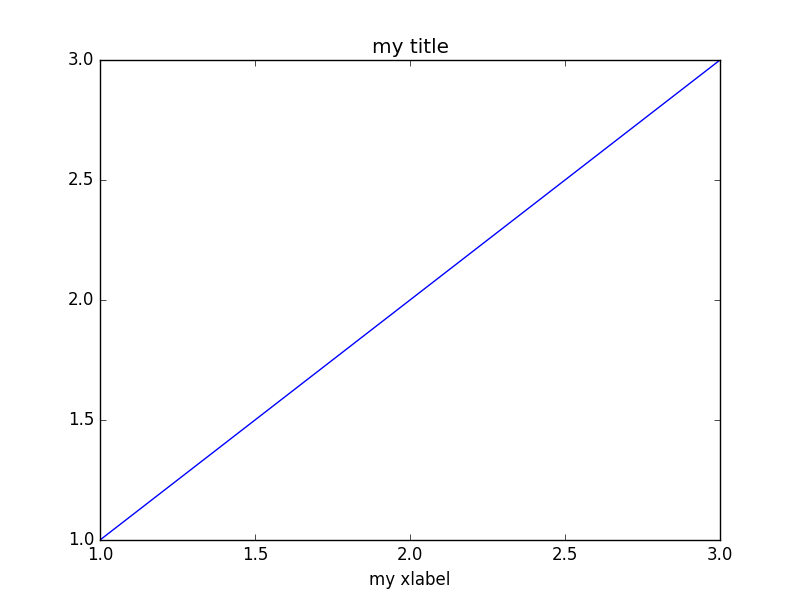

Python code for this plot:
#  import mpltracker BEFORE matplotlib
import mpltracker
import matplotlib.pyplot as plt

# start the tracker
mpltracker.start()

# make several comands to matplotlib
plt.plot([1,2,3],[1,2,3])
plt.title('my title')
plt.xlabel('my xlabel')

print mpltracker.list_commands()

# save the tracker to a file
mpltracker.save('simple.mpl')
mpltracker.stop()

# clear matplotlibs figure, just to show that there is no funny business
plt.clf()

# load the tracker from file and show the interactive matplotlib figure
mpltracker.show('simple.mpl')
